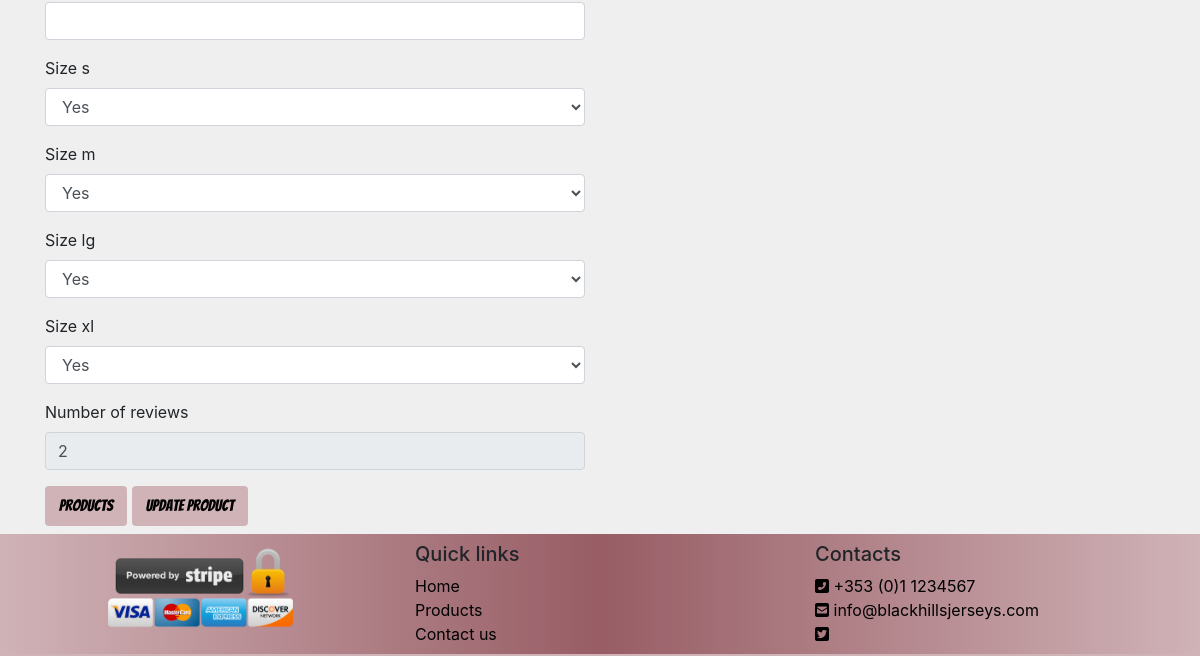
Page /products/edit/15/ (signed in, lower part) on the earlier database version.
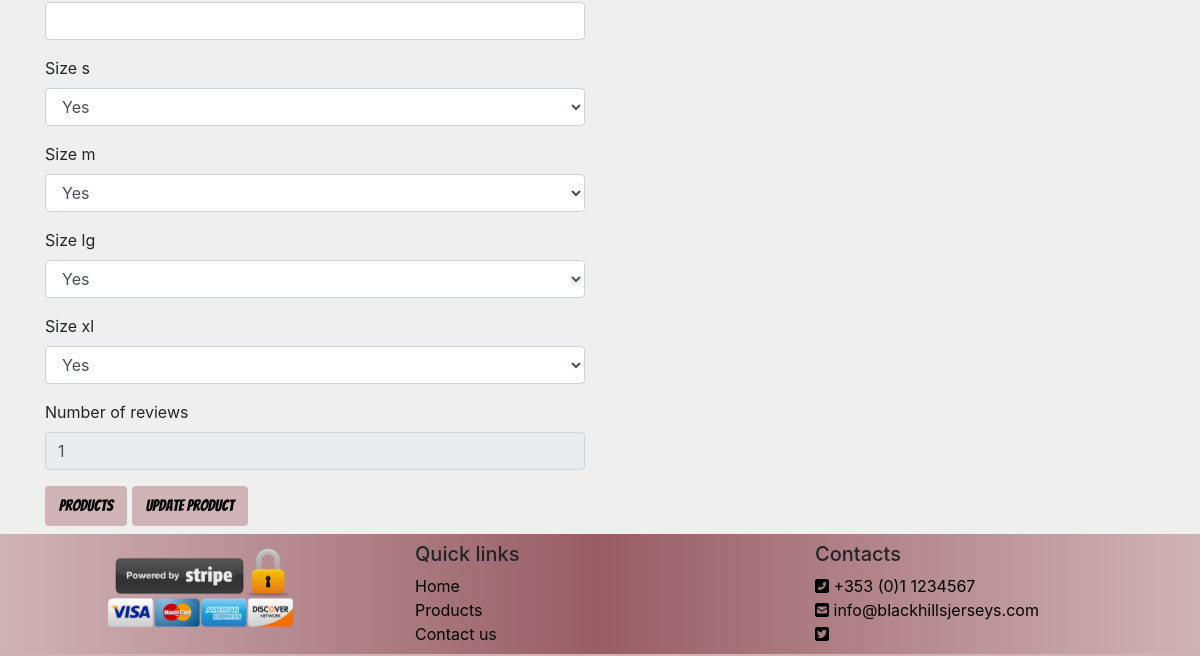
Same page on the later database version.
### products/models.py (models this page shows, shortened)
class Product(models.Model):
    category = models.ForeignKey('Category',
                                 null=True,
                                 blank=True,
                                 on_delete=models.SET_NULL)
    name = models.CharField(max_length=254)
    description = models.TextField(null=True,
                                   blank=True)
    price = models.DecimalField(max_digits=6, decimal_places=2)
    image_url = models.URLField(max_length=1024,
                                null=True,
                                blank=True)
    image = models.ImageField(null=True, blank=True)
    sku = models.CharField(max_length=254,
                           null=True,
                           blank=True)
    size_s = models.BooleanField(default=False,
                                 null=True,
                                 blank=True)
    size_m = models.BooleanField(default=False,
                                 null=True,
                                 blank=True)
    size_lg = models.BooleanField(default=False,
                                  null=True,
                                  blank=True)
    size_xl = models.BooleanField(default=False,
                                  null=True,
                                  blank=True)
    number_of_reviews = models.IntegerField(blank=True,
                                            null=True)

### products/views.py (the view)
# urls.py: path('edit/<int:product_id>/', views.edit_product, name='edit_product'),
@login_required
def edit_product(request, product_id):
    if not request.user.is_superuser:
        messages.error(request,
                       'Sorry only users with admin rights can access this')
        return redirect(reverse('home'))
    product = get_object_or_404(Product, pk=product_id)
    if request.method == 'POST':
        form = ProductForm(request.POST, request.FILES, instance=product)
        if form.is_valid():
            form.save()
            messages.success(request,
                             'You have successfully updated product')
            return redirect(reverse('product_detail', args=[product.id]))
        else:
            messages.error(request,
                           'Failed to update product. \
                               Please ensure all fields are correct.')
    else:
        form = ProductForm(instance=product)
        messages.info(request, 'You are editing product.')
    template = 'products/edit_product.html'
    context = {
        'form': form,
        'product': product,
    }
    return render(request, template, context)

### products/forms.py
class ProductForm(forms.ModelForm):
    class Meta:
        model = Product
        fields = '__all__'
    image = forms.ImageField(label='image',
                             required=False,
                             widget=CustomClearableFileInput)
    def __init__(self, *args, **kwargs):
        super().__init__(*args, **kwargs)
        categories = Category.objects.all()
        friendly_names = [(c.id, c.get_friendly_name()) for c in categories]
        self.fields['number_of_reviews'].widget.attrs['readonly'] = True
        self.fields['category'].choices = friendly_names
        for field_name, field in self.fields.items():
            field.widget.attrs['class'] = ''

### products/models.py (called while the page is built)
    def get_friendly_name(self):
        return self.friendly_name

### products/templates/products/edit_product.html (shortened to what this page needs)
{% extends 'base.html' %} {% load static %}
 {% block content %}
<section class="container">
    <div class="row">
        <div class="col-12 col-lg-6">
            <form method="POST" action="{% url 'edit_product' product.id %}" class="form mb-2" enctype="multipart/form-data">
                {% for field in form %}
                    {% if field.name != 'image' %}
                        {{ field | as_crispy_field }}
                    {% else %}
                        {{ field }}
                    {% endif %}
                {% endfor %}
                <a class="btn products-button" href="{% url 'products' %}">Products</a>
                <button class="btn products-button" type="submit">update product</button>
            </form>
        </div>
        <div class="col-12 col-lg-6 order-lg-last mb-5">
        </div>
    </div>
</section>
{% endblock %}

Differences in the rows shown:
changed Product "Yes": number_of_reviews "2" → "1"
